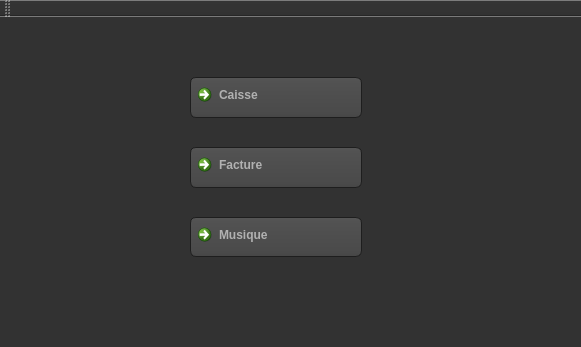
<?xml version="1.0" encoding="UTF-8"?>
<ui version="4.0">
 <class>MainWindow</class>
 <widget class="QMainWindow" name="MainWindow">
  <property name="geometry">
   <rect>
    <x>0</x>
    <y>0</y>
    <width>581</width>
    <height>347</height>
   </rect>
  </property>
  <property name="windowTitle">
   <string>MainWindow</string>
  </property>
  <property name="styleSheet">
   <string notr="true">QToolTip
{
     border: 1px solid black;
     background-color: #ffa02f;
     padding: 1px;
     border-radius: 3px;
     opacity: 100;
}

QWidget
{
    color: #b1b1b1;
    background-color: #323232;
}

QWidget:item:hover
{
    background-color: QLinearGradient( x1: 0, y1: 0, x2: 0, y2: 1, stop: 0 #ffa02f, stop: 1 #ca0619);
    color: #000000;
}

QWidget:item:selected
{
    background-color: QLinearGradient( x1: 0, y1: 0, x2: 0, y2: 1, stop: 0 #ffa02f, stop: 1 #d7801a);
}

QMenuBar::item
{
    background: transparent;
}

QMenuBar::item:selected
{
    background: transparent;
    border: 1px solid #ffaa00;
}

QMenuBar::item:pressed
{
    background: #444;
    border: 1px solid #000;
    background-color: QLinearGradient(
        x1:0, y1:0,
        x2:0, y2:1,
        stop:1 #212121,
        stop:0.4 #343434/*,
        stop:0.2 #343434,
        stop:0.1 #ffaa00*/
    );
    margin-bottom:-1px;
    padding-bottom:1px;
}

QMenu
{
    border: 1px solid #000;
}

QMenu::item
{
    padding: 2px 20px 2px 20px;
}

QMenu::item:selected
{
    color: #000000;
}

QWidget:disabled
{
    color: #404040;
    background-color: #323232;
}

QAbstractItemView
{
    background-color: QLinearGradient( x1: 0, y1: 0, x2: 0, y2: 1, stop: 0 #4d4d4d, stop: 0.1 #646464, stop: 1 #5d5d5d);
}

QWidget:focus
{
    /*border: 2px solid QLinearGradient( x1: 0, y1: 0, x2: 0, y2: 1, stop: 0 #ffa02f, stop: 1 #d7801a);*/
}

QLineEdit
{
    background-color: QLinearGradient( x1: 0, y1: 0, x2: 0, y2: 1, stop: 0 #4d4d4d, stop: 0 #646464, stop: 1 #5d5d5d);
    padding: 1px;
    border-style: solid;
    border: 1px solid #1e1e1e;
    border-radius: 5;
}

QPushButton
{
    color: #b1b1b1;
    background-color: QLinearGradient( x1: 0, y1: 0, x2: 0, y2: 1, stop: 0 #565656, stop: 0.1 #525252, stop: 0.5 #4e4e4e, stop: 0.9 #4a4a4a, stop: 1 #464646);
    border-width: 1px;
    border-color: #1e1e1e;
    border-style: solid;
    border-radius: 6;
    padding: 3px;
    font-size: 12px;
    padding-left: 5px;
    padding-right: 5px;
}

QPushButton:pressed
{
    background-color: QLinearGradient( x1: 0, y1: 0, x2: 0, y2: 1, stop: 0 #2d2d2d, stop: 0.1 #2b2b2b, stop: 0.5 #292929, stop: 0.9 #282828, stop: 1 #252525);
}

QComboBox
{
    selection-background-color: #ffaa00;
    background-color: QLinearGradient( x1: 0, y1: 0, x2: 0, y2: 1, stop: 0 #565656, stop: 0.1 #525252, stop: 0.5 #4e4e4e, stop: 0.9 #4a4a4a, stop: 1 #464646);
    border-style: solid;
    border: 1px solid #1e1e1e;
    border-radius: 5;
}

QComboBox:hover,QPushButton:hover
{
    border: 2px solid QLinearGradient( x1: 0, y1: 0, x2: 0, y2: 1, stop: 0 #ffa02f, stop: 1 #d7801a);
}


QComboBox:on
{
    padding-top: 3px;
    padding-left: 4px;
    background-color: QLinearGradient( x1: 0, y1: 0, x2: 0, y2: 1, stop: 0 #2d2d2d, stop: 0.1 #2b2b2b, stop: 0.5 #292929, stop: 0.9 #282828, stop: 1 #252525);
    selection-background-color: #ffaa00;
}

QComboBox QAbstractItemView
{
    border: 2px solid darkgray;
    selection-background-color: QLinearGradient( x1: 0, y1: 0, x2: 0, y2: 1, stop: 0 #ffa02f, stop: 1 #d7801a);
}

QComboBox::drop-down
{
     subcontrol-origin: padding;
     subcontrol-position: top right;
     width: 15px;

     border-left-width: 0px;
     border-left-color: darkgray;
     border-left-style: solid; /* just a single line */
     border-top-right-radius: 3px; /* same radius as the QComboBox */
     border-bottom-right-radius: 3px;
 }

QComboBox::down-arrow
{
     image: url(:/down_arrow.png);
}

QGroupBox:focus
{
border: 2px solid QLinearGradient( x1: 0, y1: 0, x2: 0, y2: 1, stop: 0 #ffa02f, stop: 1 #d7801a);
}

QTextEdit:focus
{
    border: 2px solid QLinearGradient( x1: 0, y1: 0, x2: 0, y2: 1, stop: 0 #ffa02f, stop: 1 #d7801a);
}

QScrollBar:horizontal {
     border: 1px solid #222222;
     background: QLinearGradient( x1: 0, y1: 0, x2: 0, y2: 1, stop: 0.0 #121212, stop: 0.2 #282828, stop: 1 #484848);
     height: 7px;
     margin: 0px 16px 0 16px;
}

QScrollBar::handle:horizontal
{
      background: QLinearGradient( x1: 0, y1: 0, x2: 1, y2: 0, stop: 0 #ffa02f, stop: 0.5 #d7801a, stop: 1 #ffa02f);
      min-height: 20px;
      border-radius: 2px;
}

QScrollBar::add-line:horizontal {
      border: 1px solid #1b1b19;
      border-radius: 2px;
      background: QLinearGradient( x1: 0, y1: 0, x2: 1, y2: 0, stop: 0 #ffa02f, stop: 1 #d7801a);
      width: 14px;
      subcontrol-position: right;
      subcontrol-origin: margin;
}

QScrollBar::sub-line:horizontal {
      border: 1px solid #1b1b19;
      border-radius: 2px;
      background: QLinearGradient( x1: 0, y1: 0, x2: 1, y2: 0, stop: 0 #ffa02f, stop: 1 #d7801a);
      width: 14px;
     subcontrol-position: left;
     subcontrol-origin: margin;
}

QScrollBar::right-arrow:horizontal, QScrollBar::left-arrow:horizontal
{
      border: 1px solid black;
      width: 1px;
      height: 1px;
      background: white;
}

QScrollBar::add-page:horizontal, QScrollBar::sub-page:horizontal
{
      background: none;
}

QScrollBar:vertical
{
      background: QLinearGradient( x1: 0, y1: 0, x2: 1, y2: 0, stop: 0.0 #121212, stop: 0.2 #282828, stop: 1 #484848);
      width: 7px;
      margin: 16px 0 16px 0;
      border: 1px solid #222222;
}

QScrollBar::handle:vertical
{
      background: QLinearGradient( x1: 0, y1: 0, x2: 0, y2: 1, stop: 0 #ffa02f, stop: 0.5 #d7801a, stop: 1 #ffa02f);
      min-height: 20px;
      border-radius: 2px;
}

QScrollBar::add-line:vertical
{
      border: 1px solid #1b1b19;
      border-radius: 2px;
      background: QLinearGradient( x1: 0, y1: 0, x2: 0, y2: 1, stop: 0 #ffa02f, stop: 1 #d7801a);
      height: 14px;
      subcontrol-position: bottom;
      subcontrol-origin: margin;
}

QScrollBar::sub-line:vertical
{
      border: 1px solid #1b1b19;
      border-radius: 2px;
      background: QLinearGradient( x1: 0, y1: 0, x2: 0, y2: 1, stop: 0 #d7801a, stop: 1 #ffa02f);
      height: 14px;
      subcontrol-position: top;
      subcontrol-origin: margin;
}

QScrollBar::up-arrow:vertical, QScrollBar::down-arrow:vertical
{
      border: 1px solid black;
      width: 1px;
      height: 1px;
      background: white;
}


QScrollBar::add-page:vertical, QScrollBar::sub-page:vertical
{
      background: none;
}

QTextEdit
{
    background-color: #242424;
}

QPlainTextEdit
{
    background-color: #242424;
}

QHeaderView::section
{
    background-color: QLinearGradient(x1:0, y1:0, x2:0, y2:1, stop:0 #616161, stop: 0.5 #505050, stop: 0.6 #434343, stop:1 #656565);
    color: white;
    padding-left: 4px;
    border: 1px solid #6c6c6c;
}

QCheckBox:disabled
{
color: #414141;
}

QDockWidget::title
{
    text-align: center;
    spacing: 3px; /* spacing between items in the tool bar */
    background-color: QLinearGradient(x1:0, y1:0, x2:0, y2:1, stop:0 #323232, stop: 0.5 #242424, stop:1 #323232);
}

QDockWidget::close-button, QDockWidget::float-button
{
    text-align: center;
    spacing: 1px; /* spacing between items in the tool bar */
    background-color: QLinearGradient(x1:0, y1:0, x2:0, y2:1, stop:0 #323232, stop: 0.5 #242424, stop:1 #323232);
}

QDockWidget::close-button:hover, QDockWidget::float-button:hover
{
    background: #242424;
}

QDockWidget::close-button:pressed, QDockWidget::float-button:pressed
{
    padding: 1px -1px -1px 1px;
}

QMainWindow::separator
{
    background-color: QLinearGradient(x1:0, y1:0, x2:0, y2:1, stop:0 #161616, stop: 0.5 #151515, stop: 0.6 #212121, stop:1 #343434);
    color: white;
    padding-left: 4px;
    border: 1px solid #4c4c4c;
    spacing: 3px; /* spacing between items in the tool bar */
}

QMainWindow::separator:hover
{

    background-color: QLinearGradient(x1:0, y1:0, x2:0, y2:1, stop:0 #d7801a, stop:0.5 #b56c17 stop:1 #ffa02f);
    color: white;
    padding-left: 4px;
    border: 1px solid #6c6c6c;
    spacing: 3px; /* spacing between items in the tool bar */
}

QToolBar::handle
{
     spacing: 3px; /* spacing between items in the tool bar */
     background: url(:/images/handle.png);
}

QMenu::separator
{
    height: 2px;
    background-color: QLinearGradient(x1:0, y1:0, x2:0, y2:1, stop:0 #161616, stop: 0.5 #151515, stop: 0.6 #212121, stop:1 #343434);
    color: white;
    padding-left: 4px;
    margin-left: 10px;
    margin-right: 5px;
}

QProgressBar
{
    border: 2px solid grey;
    border-radius: 5px;
    text-align: center;
}

QProgressBar::chunk
{
    background-color: #d7801a;
    width: 2.15px;
    margin: 0.5px;
}

QTabBar::tab {
    color: #b1b1b1;
    border: 1px solid #444;
    border-bottom-style: none;
    background-color: #323232;
    padding-left: 10px;
    padding-right: 10px;
    padding-top: 3px;
    padding-bottom: 2px;
    margin-right: -1px;
}

QTabWidget::pane {
    border: 1px solid #444;
    top: 1px;
}

QTabBar::tab:last
{
    margin-right: 0; /* the last selected tab has nothing to overlap with on the right */
    border-top-right-radius: 3px;
}

QTabBar::tab:first:!selected
{
 margin-left: 0px; /* the last selected tab has nothing to overlap with on the right */


    border-top-left-radius: 3px;
}

QTabBar::tab:!selected
{
    color: #b1b1b1;
    border-bottom-style: solid;
    margin-top: 3px;
    background-color: QLinearGradient(x1:0, y1:0, x2:0, y2:1, stop:1 #212121, stop:.4 #343434);
}

QTabBar::tab:selected
{
    border-top-left-radius: 3px;
    border-top-right-radius: 3px;
    margin-bottom: 0px;
}

QTabBar::tab:!selected:hover
{
    /*border-top: 2px solid #ffaa00;
    padding-bottom: 3px;*/
    border-top-left-radius: 3px;
    border-top-right-radius: 3px;
    background-color: QLinearGradient(x1:0, y1:0, x2:0, y2:1, stop:1 #212121, stop:0.4 #343434, stop:0.2 #343434, stop:0.1 #ffaa00);
}

QRadioButton::indicator:checked, QRadioButton::indicator:unchecked{
    color: #b1b1b1;
    background-color: #323232;
    border: 1px solid #b1b1b1;
    border-radius: 6px;
}

QRadioButton::indicator:checked
{
    background-color: qradialgradient(
        cx: 0.5, cy: 0.5,
        fx: 0.5, fy: 0.5,
        radius: 1.0,
        stop: 0.25 #ffaa00,
        stop: 0.3 #323232
    );
}

QCheckBox::indicator{
    color: #b1b1b1;
    background-color: #323232;
    border: 1px solid #b1b1b1;
    width: 9px;
    height: 9px;
}

QRadioButton::indicator
{
    border-radius: 6px;
}

QRadioButton::indicator:hover, QCheckBox::indicator:hover
{
    border: 1px solid #ffaa00;
}

QCheckBox::indicator:checked
{
    image:url(:/images/checkbox.png);
}

QCheckBox::indicator:disabled, QRadioButton::indicator:disabled
{
    border: 1px solid #444;
}</string>
  </property>
  <widget class="QWidget" name="centralWidget">
   <widget class="QStackedWidget" name="stackedWidget">
    <property name="geometry">
     <rect>
      <x>0</x>
      <y>0</y>
      <width>561</width>
      <height>291</height>
     </rect>
    </property>
    <property name="styleSheet">
     <string notr="true"/>
    </property>
    <property name="currentIndex">
     <number>1</number>
    </property>
    <widget class="QWidget" name="page">
     <widget class="QLabel" name="label">
      <property name="geometry">
       <rect>
        <x>160</x>
        <y>10</y>
        <width>121</width>
        <height>61</height>
       </rect>
      </property>
      <property name="font">
       <font>
        <family>Segoe Print</family>
        <pointsize>30</pointsize>
        <weight>75</weight>
        <italic>false</italic>
        <bold>true</bold>
       </font>
      </property>
      <property name="styleSheet">
       <string notr="true">
QLabel {
color : white ;
	
	font: 75 bold 30pt &quot;Segoe Print&quot;;

	
}</string>
      </property>
      <property name="text">
       <string>Login </string>
      </property>
     </widget>
     <widget class="QLineEdit" name="lineEdit_Uti">
      <property name="geometry">
       <rect>
        <x>260</x>
        <y>100</y>
        <width>113</width>
        <height>20</height>
       </rect>
      </property>
     </widget>
     <widget class="QLineEdit" name="lineEdit_MotDePasse">
      <property name="geometry">
       <rect>
        <x>260</x>
        <y>140</y>
        <width>113</width>
        <height>20</height>
       </rect>
      </property>
      <property name="echoMode">
       <enum>QLineEdit::Password</enum>
      </property>
     </widget>
     <widget class="QLabel" name="label_2">
      <property name="geometry">
       <rect>
        <x>150</x>
        <y>100</y>
        <width>90</width>
        <height>20</height>
       </rect>
      </property>
      <property name="text">
       <string>Utilisateur</string>
      </property>
     </widget>
     <widget class="QLabel" name="label_3">
      <property name="geometry">
       <rect>
        <x>150</x>
        <y>140</y>
        <width>90</width>
        <height>16</height>
       </rect>
      </property>
      <property name="text">
       <string>mot de passe</string>
      </property>
     </widget>
     <widget class="QPushButton" name="pushButton_Login">
      <property name="geometry">
       <rect>
        <x>130</x>
        <y>190</y>
        <width>276</width>
        <height>40</height>
       </rect>
      </property>
      <property name="text">
       <string>Login</string>
      </property>
     </widget>
     <widget class="QCommandLinkButton" name="commandLinkButton_gotoIns">
      <property name="geometry">
       <rect>
        <x>340</x>
        <y>10</y>
        <width>161</width>
        <height>41</height>
       </rect>
      </property>
      <property name="text">
       <string>S'inscrire</string>
      </property>
     </widget>
    </widget>
    <widget class="QWidget" name="page_9">
     <widget class="QCommandLinkButton" name="pushButton_2">
      <property name="geometry">
       <rect>
        <x>190</x>
        <y>60</y>
        <width>172</width>
        <height>41</height>
       </rect>
      </property>
      <property name="text">
       <string>Caisse</string>
      </property>
     </widget>
     <widget class="QCommandLinkButton" name="commandLinkButton_2">
      <property name="geometry">
       <rect>
        <x>190</x>
        <y>130</y>
        <width>172</width>
        <height>41</height>
       </rect>
      </property>
      <property name="text">
       <string>Facture</string>
      </property>
     </widget>
     <widget class="QCommandLinkButton" name="commandLinkButton_ImprimerFac_2">
      <property name="geometry">
       <rect>
        <x>190</x>
        <y>200</y>
        <width>172</width>
        <height>40</height>
       </rect>
      </property>
      <property name="text">
       <string>Musique</string>
      </property>
     </widget>
    </widget>
    <widget class="QWidget" name="page_2">
     <widget class="QCommandLinkButton" name="commandLinkButton_AjouterFac">
      <property name="geometry">
       <rect>
        <x>61</x>
        <y>61</y>
        <width>172</width>
        <height>40</height>
       </rect>
      </property>
      <property name="text">
       <string>Ajouter Facture</string>
      </property>
     </widget>
     <widget class="QCommandLinkButton" name="commandLinkButton_ConsulterFac">
      <property name="geometry">
       <rect>
        <x>350</x>
        <y>61</y>
        <width>172</width>
        <height>40</height>
       </rect>
      </property>
      <property name="text">
       <string>Consulter Facture</string>
      </property>
     </widget>
     <widget class="QCommandLinkButton" name="commandLinkButton_SupprimerFac">
      <property name="geometry">
       <rect>
        <x>61</x>
        <y>107</y>
        <width>172</width>
        <height>40</height>
       </rect>
      </property>
      <property name="text">
       <string>Supprimer Facture</string>
      </property>
     </widget>
     <widget class="QCommandLinkButton" name="commandLinkButton_ModifieFac">
      <property name="geometry">
       <rect>
        <x>350</x>
        <y>107</y>
        <width>172</width>
        <height>40</height>
       </rect>
      </property>
      <property name="text">
       <string>Modifier Facture</string>
      </property>
     </widget>
     <widget class="QPushButton" name="pushButton">
      <property name="geometry">
       <rect>
        <x>250</x>
        <y>240</y>
        <width>75</width>
        <height>23</height>
       </rect>
      </property>
      <property name="text">
       <string>Fermer</string>
      </property>
     </widget>
    </widget>
    <widget class="QWidget" name="page_3">
     <widget class="QLabel" name="label_19">
      <property name="geometry">
       <rect>
        <x>20</x>
        <y>70</y>
        <width>47</width>
        <height>13</height>
       </rect>
      </property>
      <property name="text">
       <string/>
      </property>
     </widget>
    </widget>
    <widget class="QWidget" name="page_4">
     <widget class="QPushButton" name="return_3">
      <property name="geometry">
       <rect>
        <x>410</x>
        <y>40</y>
        <width>75</width>
        <height>23</height>
       </rect>
      </property>
      <property name="text">
       <string>return</string>
      </property>
     </widget>
    </widget>
    <widget class="QWidget" name="page_5">
     <widget class="QCommandLinkButton" name="return_5">
      <property name="geometry">
       <rect>
        <x>410</x>
        <y>10</y>
        <width>80</width>
        <height>41</height>
       </rect>
      </property>
      <property name="text">
       <string>return</string>
      </property>
     </widget>
    </widget>
    <widget class="QWidget" name="page_6"/>
    <widget class="QWidget" name="page_10">
     <widget class="QTableView" name="tableView">
      <property name="geometry">
       <rect>
        <x>30</x>
        <y>60</y>
        <width>501</width>
        <height>211</height>
       </rect>
      </property>
     </widget>
     <widget class="QLineEdit" name="lineEdit">
      <property name="geometry">
       <rect>
        <x>70</x>
        <y>20</y>
        <width>113</width>
        <height>20</height>
       </rect>
      </property>
     </widget>
     <widget class="QLabel" name="label_18">
      <property name="geometry">
       <rect>
        <x>20</x>
        <y>20</y>
        <width>51</width>
        <height>16</height>
       </rect>
      </property>
      <property name="text">
       <string>&lt;html&gt;&lt;head/&gt;&lt;body&gt;&lt;p&gt;&lt;span style=&quot; font-size:11pt; font-weight:600;&quot;&gt;Nom &lt;/span&gt;&lt;/p&gt;&lt;/body&gt;&lt;/html&gt;</string>
      </property>
     </widget>
     <widget class="QCommandLinkButton" name="return_9">
      <property name="geometry">
       <rect>
        <x>420</x>
        <y>10</y>
        <width>80</width>
        <height>41</height>
       </rect>
      </property>
      <property name="text">
       <string>return</string>
      </property>
     </widget>
    </widget>
    <widget class="QWidget" name="page_7">
     <widget class="QLabel" name="label_8">
      <property name="geometry">
       <rect>
        <x>230</x>
        <y>10</y>
        <width>100</width>
        <height>40</height>
       </rect>
      </property>
      <property name="font">
       <font>
        <pointsize>14</pointsize>
       </font>
      </property>
      <property name="text">
       <string>Musique</string>
      </property>
     </widget>
     <widget class="QCommandLinkButton" name="return_7">
      <property name="geometry">
       <rect>
        <x>460</x>
        <y>20</y>
        <width>80</width>
        <height>41</height>
       </rect>
      </property>
      <property name="text">
       <string>return</string>
      </property>
     </widget>
     <widget class="QPushButton" name="play">
      <property name="geometry">
       <rect>
        <x>170</x>
        <y>220</y>
        <width>75</width>
        <height>61</height>
       </rect>
      </property>
      <property name="text">
       <string/>
      </property>
      <property name="icon">
       <iconset>
        <normaloff>../../play.png</normaloff>../../play.png</iconset>
      </property>
      <property name="iconSize">
       <size>
        <width>90</width>
        <height>90</height>
       </size>
      </property>
     </widget>
     <widget class="QPushButton" name="pause">
      <property name="geometry">
       <rect>
        <x>330</x>
        <y>220</y>
        <width>75</width>
        <height>61</height>
       </rect>
      </property>
      <property name="text">
       <string/>
      </property>
      <property name="icon">
       <iconset>
        <normaloff>../../paused-button.png</normaloff>../../paused-button.png</iconset>
      </property>
      <property name="iconSize">
       <size>
        <width>90</width>
        <height>90</height>
       </size>
      </property>
     </widget>
     <widget class="QSlider" name="SliderVolume">
      <property name="geometry">
       <rect>
        <x>150</x>
        <y>190</y>
        <width>291</width>
        <height>22</height>
       </rect>
      </property>
      <property name="orientation">
       <enum>Qt::Horizontal</enum>
      </property>
     </widget>
     <widget class="QLabel" name="label_15">
      <property name="geometry">
       <rect>
        <x>230</x>
        <y>60</y>
        <width>101</width>
        <height>90</height>
       </rect>
      </property>
      <property name="text">
       <string/>
      </property>
      <property name="pixmap">
       <pixmap>../../climbing.jpg</pixmap>
      </property>
      <property name="scaledContents">
       <bool>true</bool>
      </property>
     </widget>
     <widget class="QProgressBar" name="avance">
      <property name="geometry">
       <rect>
        <x>150</x>
        <y>160</y>
        <width>281</width>
        <height>23</height>
       </rect>
      </property>
      <property name="value">
       <number>0</number>
      </property>
     </widget>
    </widget>
    <widget class="QWidget" name="page_8">
     <widget class="QLabel" name="label_9">
      <property name="geometry">
       <rect>
        <x>210</x>
        <y>20</y>
        <width>100</width>
        <height>20</height>
       </rect>
      </property>
      <property name="text">
       <string>Historique Ajout</string>
      </property>
     </widget>
     <widget class="QLabel" name="label_10">
      <property name="geometry">
       <rect>
        <x>20</x>
        <y>50</y>
        <width>60</width>
        <height>20</height>
       </rect>
      </property>
      <property name="text">
       <string>type</string>
      </property>
     </widget>
     <widget class="QTableView" name="tableView_AfficherLogin">
      <property name="geometry">
       <rect>
        <x>10</x>
        <y>80</y>
        <width>491</width>
        <height>190</height>
       </rect>
      </property>
     </widget>
     <widget class="QComboBox" name="comboBox_2">
      <property name="geometry">
       <rect>
        <x>60</x>
        <y>50</y>
        <width>110</width>
        <height>22</height>
       </rect>
      </property>
      <item>
       <property name="text">
        <string>Facture client</string>
       </property>
      </item>
      <item>
       <property name="text">
        <string>Facture Fournisseur</string>
       </property>
      </item>
     </widget>
     <widget class="QCommandLinkButton" name="return_8">
      <property name="geometry">
       <rect>
        <x>410</x>
        <y>10</y>
        <width>80</width>
        <height>41</height>
       </rect>
      </property>
      <property name="text">
       <string>return</string>
      </property>
     </widget>
    </widget>
   </widget>
  </widget>
  <widget class="QMenuBar" name="menuBar">
   <property name="geometry">
    <rect>
     <x>0</x>
     <y>0</y>
     <width>581</width>
     <height>21</height>
    </rect>
   </property>
  </widget>
  <widget class="QToolBar" name="mainToolBar">
   <attribute name="toolBarArea">
    <enum>TopToolBarArea</enum>
   </attribute>
   <attribute name="toolBarBreak">
    <bool>false</bool>
   </attribute>
  </widget>
  <widget class="QStatusBar" name="statusBar"/>
 </widget>
 <layoutdefault spacing="6" margin="11"/>
 <resources/>
 <connections>
  <connection>
   <sender>pushButton</sender>
   <signal>clicked()</signal>
   <receiver>MainWindow</receiver>
   <slot>close()</slot>
   <hints>
    <hint type="sourcelabel">
     <x>288</x>
     <y>290</y>
    </hint>
    <hint type="destinationlabel">
     <x>630</x>
     <y>312</y>
    </hint>
   </hints>
  </connection>
 </connections>
</ui>
